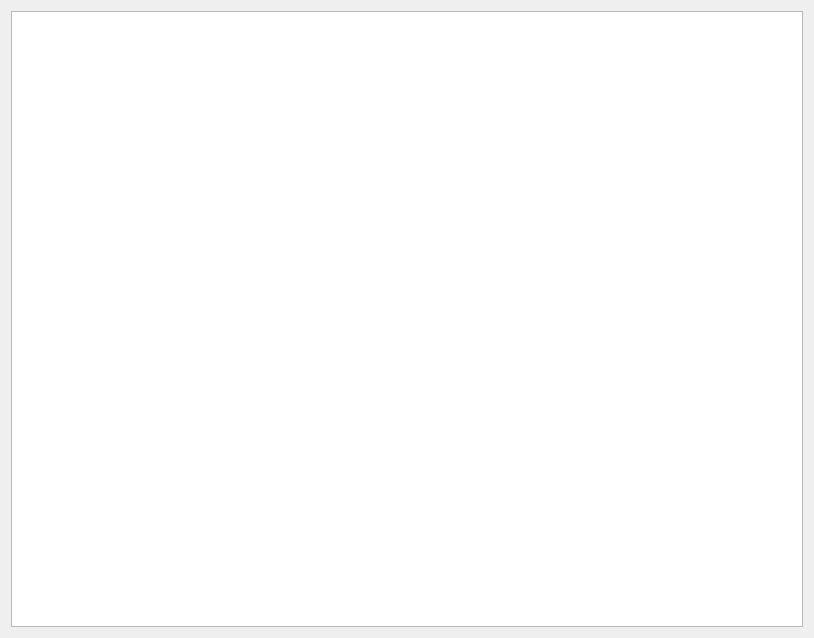
<?xml version="1.0" encoding="UTF-8"?>
<ui version="4.0">
 <class>ImageViewWidget</class>
 <widget class="QWidget" name="ImageViewWidget">
  <property name="geometry">
   <rect>
    <x>0</x>
    <y>0</y>
    <width>814</width>
    <height>638</height>
   </rect>
  </property>
  <property name="windowTitle">
   <string>Form</string>
  </property>
  <property name="windowIcon">
   <iconset resource="../resource/resource.qrc">
    <normaloff>:/icons/icon.png</normaloff>:/icons/icon.png</iconset>
  </property>
  <layout class="QVBoxLayout" name="verticalLayout">
   <item>
    <widget class="QGraphicsView" name="graphicsView"/>
   </item>
  </layout>
 </widget>
 <resources>
  <include location="../resource/resource.qrc"/>
 </resources>
 <connections/>
</ui>
